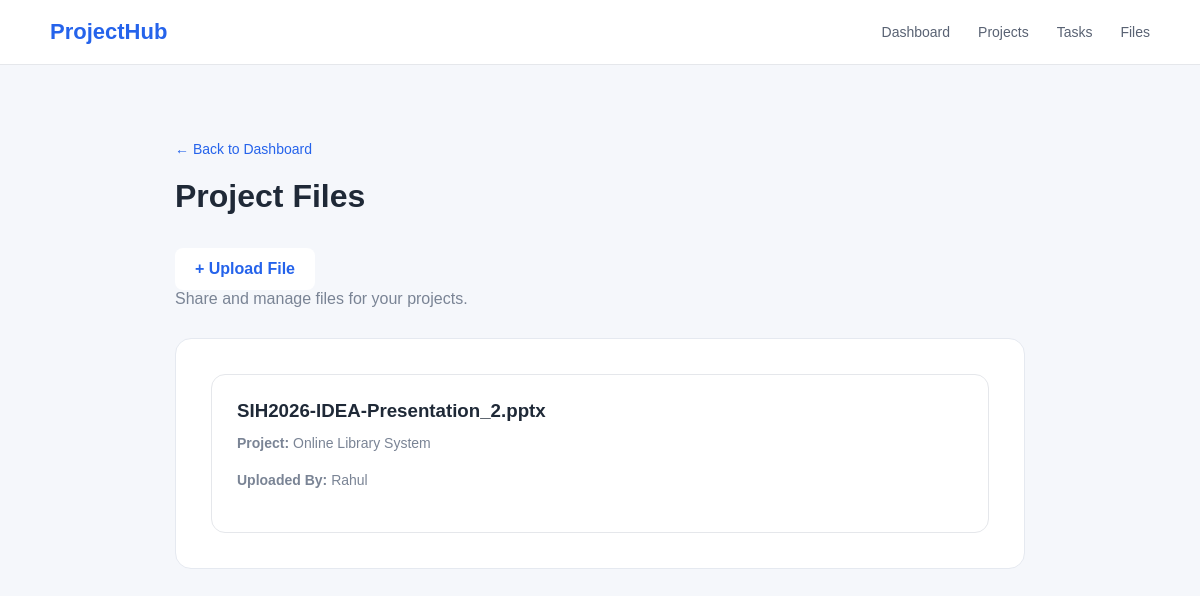
The page /files on the database its author committed.
### tables this page shows
CREATE TABLE files (
            id INTEGER PRIMARY KEY AUTOINCREMENT,
            project_id INTEGER NOT NULL,
            file_name TEXT NOT NULL,
            file_path TEXT NOT NULL,
            uploaded_by TEXT,
            FOREIGN KEY (project_id) REFERENCES projects(id)
        );

CREATE TABLE projects (
            id INTEGER PRIMARY KEY AUTOINCREMENT,
            project_name TEXT NOT NULL,
            description TEXT NOT NULL,
            start_date TEXT,
            deadline TEXT,
            members TEXT,
            technologies TEXT,
            objectives TEXT
        );

### App.py (the view)
@app.route("/files")
def files():
    connection = sqlite3.connect("projects.db")
    connection.row_factory = sqlite3.Row
    cursor = connection.cursor()
    cursor.execute("""
        SELECT files.*, projects.project_name
        FROM files
        JOIN projects ON files.project_id = projects.id
        ORDER BY files.id DESC
    """)
    files = cursor.fetchall()
    connection.close()
    return render_template(
        "files.html",
        files=files
    )

### templates/files.html (shortened to what this page needs)
<!DOCTYPE html>
<html lang="en">
<head>
    <link rel="stylesheet"
          href="{{ url_for('static', filename='css/style.css') }}">
</head>
<body>
    <header class="navbar">
        <div class="logo">
            ProjectHub
        </div>
        <nav>
            <a href="/">Dashboard</a>
            <a href="#">Projects</a>
            <a href="/tasks">Tasks</a>
            <a href="/files">Files</a>
        </nav>
    </header>
    <main>
        <section class="create-page">
            <div class="form-header">
                <a href="/" class="back-link">
                    ← Back to Dashboard
                </a>
                <h1>
                    Project Files
                </h1>
                <a href="/upload-file" class="create-button">
                    + Upload File
                </a>
                <p>
                    Share and manage files for your projects.
                </p>
            </div>
            <div class="project-form">
                {% if files %}
                    {% for file in files %}
                    <div class="project-card">
                        <div class="card-top">
                            <h3>
                                {{ file["file_name"] }}
                            </h3>
                        </div>
                        <p>
                            <strong>Project:</strong>
                            {{ file["project_name"] }}
                        </p>
                        <p>
                            <strong>Uploaded By:</strong>
                            {{ file["uploaded_by"] or "Not provided" }}
                        </p>
                    </div>
                    {% endfor %}
                {% endif %}
            </div>
        </section>
    </main>
</body>
</html>

### static/css/style.css (style rules this page uses)
* { box-sizing: border-box; margin: 0; padding: 0; }
body { font-family: Arial, sans-serif; background: #f5f7fb; color: #1f2937; }
.navbar { height: 65px; background: white; border-bottom: 1px solid #e5e7eb; display: flex; align-items: center; justify-content: space-between; padding: 0 50px; }
.logo { font-size: 22px; font-weight: bold; color: #2563eb; }
.navbar nav { display: flex; gap: 28px; }
.navbar nav a { text-decoration: none; color: #596273; font-size: 14px; }
main { padding: 30px 50px; }
.create-button { display: inline-block; margin-top: 25px; padding: 12px 20px; border-radius: 8px; background: white; color: #2563eb; text-decoration: none; font-weight: 600; }
.project-card { background: white; padding: 25px; border-radius: 14px; border: 1px solid #e5e7eb; }
.project-card h3 { margin-bottom: 10px; }
.project-card p { color: #7a8495; font-size: 14px; margin-bottom: 15px; }
.create-page { max-width: 850px; margin: 45px auto; }
.form-header { margin-bottom: 30px; }
.back-link { text-decoration: none; color: #2563eb; font-size: 14px; }
.form-header h1 { font-size: 32px; margin-top: 20px; margin-bottom: 8px; }
.form-header p { color: #7a8495; }
.project-form { background: white; padding: 35px; border-radius: 16px; border: 1px solid #e5e9f0; }
.project-form p { line-height: 1.6; margin-top: 8px; }

### rows shown on the page
files: file_name "SIH2026-IDEA-Presentation_2.pptx", project_name "Online Library System", uploaded_by "Rahul"
